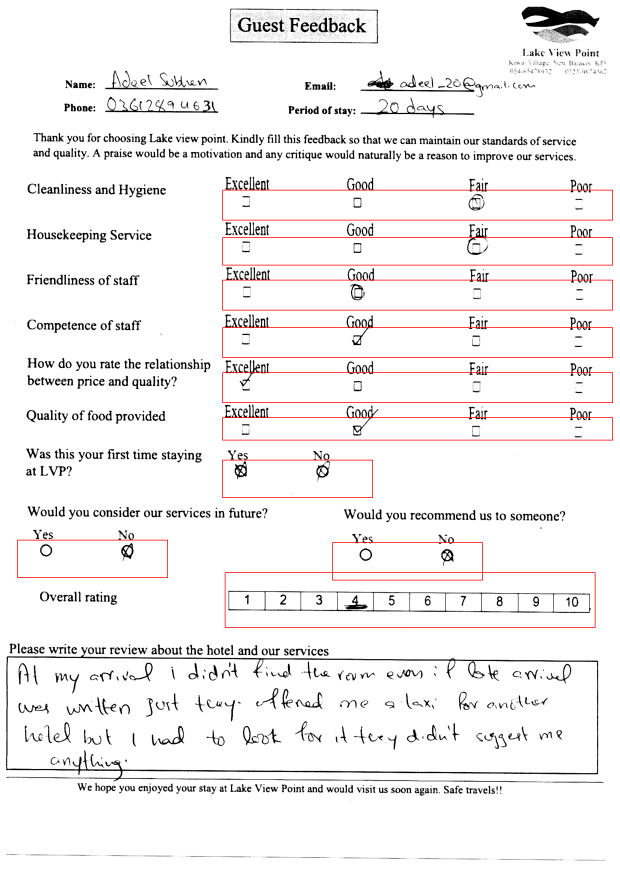
#> input picture Lab_4/Saida_n_Form16.png, 2480 x 3509 px (shown at 1/4 size)
$ python forms_9.py .. out
#> lines starting #> are read from the running program, lines starting #| are printed output that depends on the picture

import sys
import os
import cv2
import numpy as np
from math import floor
import matplotlib.pyplot as plt


def isForm_1(img_path):

    img = cv2.imread(img_path)

    # Estabelece as coordenadas da área de interesse
    # (retangulo na porção inicial e central da imagem)
    x, y, w, h = (900, 20, 625, 170)
    cv2.rectangle(img, (x,y), (x+w, y+h), (255,0, 255), 2)

    # Recortar região de interesse (ROI)
    roi = img[y:y+h, x:x+w]

    histogram = np.sum(roi, axis=0)

    count = np.sum(histogram)

    # O valor de limiar foi obtido após
    # analises de formulários do tipo 2
    if count < 70000000:
        return 1
    else:
        return 0


def define_rois(id):

    rois = []

    if id == 1:
        # Coordenadas pré estabelecidas para as áreas de interesse (ROI) do Form 1
        roi_1 = (850, 760, 1560, 120)
        roi_2 = (850, 950, 1560, 110)
        roi_3 = (850, 1120, 1560, 120)
        roi_4 = (850, 1310, 1560, 120)
        roi_5 = (850, 1490, 1560, 120)
        roi_6 = (850, 1670, 1560, 90)
        roi_7 = (850, 1770, 570, 200)
        roi_8 = (70, 2160, 500, 150)
        roi_9 = (1330, 2170, 600, 120)
        roi_10 = (900, 2290, 1480, 220)
    else:
        # Coordenadas pré estabelecidas para as áreas de interesse (ROI) do Form 2
        roi_1 = (850, 700, 1560, 150)
        roi_2 = (850, 870, 1560, 150)
        roi_3 = (850, 1050, 1560, 150)
        roi_4 = (850, 1250, 1560, 150)
        roi_5 = (850, 1425, 1560, 150)
        roi_6 = (850, 1600, 1560, 150)
        roi_7 = (850, 1780, 590, 200)
        roi_8 = (70, 2110, 600, 200)
        roi_9 = (1330, 2120, 700, 170)
        roi_10 = (900, 2290, 1490, 220)

    rois.append(roi_1)
    rois.append(roi_2)
    rois.append(roi_3)
    rois.append(roi_4)
    rois.append(roi_5)
    rois.append(roi_6)
    rois.append(roi_7)
    rois.append(roi_8)
    rois.append(roi_9)
    rois.append(roi_10)

    return rois


# [47 lines left out: function remove_labels, not called in this run]


def remove_noise(img_path):

    img = cv2.imread(img_path, 0)

    # Aplicar o filtro de mediana
    denoised = cv2.medianBlur(img, 5)

    output = "clean_" + img_path[-11:]
    cv2.imwrite(output, denoised)

    return output


def segment_form(img_path, rois):

    # Carregar imagem
    img = cv2.imread(img_path)

    print(f"arquivo atual::{img_path}")

    for i in range(len(rois)):

        if i <= 5:

            # Variáveis delimitadoras da região de interesse (ROI)
            x, y, w, h = rois[i]
            cv2.rectangle(img, (x,y), (x+w, y+h), (255,0, 255), 2)

            # Recorta e salva região de interesse (ROI)
            roi = img[y:y+h, x:x+w]
            filename = "roi"+str(i) + img_path[:-4] + ".png"
            cv2.imwrite(filename, roi)

            # Realça detalhes perdidos pela mediana
            img_segmented_bolder = dilation(filename)

            # Calcula o histograma ao longo do eixo X
            histogram = np.sum(img_segmented_bolder, axis=0)

            # Normaliza o histograma
            histogram = histogram / np.max(histogram)


            # Defina os índices de início e fim do histograma
            inicio_histo = 2
            fim_histo = -2
            histograma_cortado = histogram[inicio_histo:fim_histo]

            # Divida o eixo X do histograma cortado em 10 intervalos iguais
            num_intervalos = 4
            intervalo_tamanho = len(histograma_cortado) // num_intervalos

            sums = calc_sums(histograma_cortado, num_intervalos, intervalo_tamanho)

            variations = calc_variation(histograma_cortado, num_intervalos, intervalo_tamanho)

            melhor_indice = None
            melhor_razao = float('-inf')  # começa com o menor valor possível

            for j in range(len(variations)):
                if sums[j] != 0:  # evita divisão por zero
                    razao = variations[j] / sums[j]
                    if razao > melhor_razao:
                        melhor_razao = razao
                        melhor_indice = j

            print(f"Resposta de {i} da {img_path}: {melhor_indice+1}")
        else:
            # Variáveis delimitadoras da região de interesse (ROI)
            x, y, w, h = rois[i]
            cv2.rectangle(img, (x,y), (x+w, y+h), (255,0, 255), 2)

            # Recorta e salva região de interesse (ROI)
            roi = img[y:y+h, x:x+w]
            filename = "roi"+str(i) + img_path[:-4] + ".png"
            cv2.imwrite(filename, roi)

            img_segmented = cv2.imread(filename)

            # Calcula o histograma ao longo do eixo X
            histogram = np.sum(img_segmented, axis=0)

            # Normaliza o histograma
            histogram = histogram / np.max(histogram)

            if 6 <= i <= 8:

                # Determina o indice que divide o hsitograma ao meio
                middle_index = np.floor(len(histogram) / 2).astype(int)

                # Extrai o campo central de cada tupla do histograma (índice 1)
                central_values = [tup[1] for tup in histogram[2:-2]]

                # Calcula os valores absolutos
                absolute_values = np.abs(central_values)

                # Encontra o índice do menor valor em magnitude
                min_magnitude_index = absolute_values.argmin()

                if min_magnitude_index <= middle_index:
                    print(filename + " -> Yes")
                else:
                    print(filename + " -> No")

            elif i == 9:
                # Defina os índices de início e fim do histograma
                inicio_histo = 2
                fim_histo = -2
                histograma_cortado = histogram[inicio_histo:fim_histo]

                # Divida o eixo X do histograma cortado em 10 intervalos iguais
                num_intervalos = 10
                intervalo_tamanho = len(histograma_cortado) // num_intervalos

                # Calcule a variância para cada intervalo no eixo X
                sums = []
                for j in range(num_intervalos):
                    count = 0

                    inicio = j * intervalo_tamanho
                    fim = (j + 1) * intervalo_tamanho

                    count = np.sum(histograma_cortado[inicio:fim])

                    sums.append(count)


                # Encontre o intervalo com a menor soma
                min_sum_idx = np.argmin(sums)

                #print(f"Variancias:{variâncias}\n")
                print(f"Última resposta da imagem {img_path}: {min_sum_idx+1}\n")

        # Plotar
        plt.figure(figsize=(10, 5))
        plt.plot(histogram, color='black')
        title = 'Projeção do Histograma' + str(i) + 'ao Longo do Eixo X'
        plt.title(title)
        plt.xlabel('Posição no Eixo X')
        plt.ylabel('Intensidade Normalizada')
        plt.grid(True)

        # Salvar graficos
        graphic = "porj_" + filename
        plt.savefig(graphic)
        plt.close()

    saida = img_path[-10:-4] + "_saida.png"
    cv2.imwrite(saida, img)
    cv2.destroyAllWindows()


def dilation(img_path):

    # Carregar a imagem em tons de cinza
    img = cv2.imread(img_path, cv2.IMREAD_GRAYSCALE)

    # Definir o kernel
    kernel = np.ones((3,3), np.uint8)

    # Aplicar a erosão na imagem
    img_eroded = cv2.erode(img, kernel, iterations=2)

    output = "eroded_" + img_path[-11:]
    cv2.imwrite(output, img_eroded)

    return img_eroded


def calc_sums(histogram, num_intervals, interval_size):

    # Calcula a variância para cada intervalo no eixo X
    sums = []
    for j in range(num_intervals):
        count = 0

        start_interval = j * interval_size
        end_interval = (j + 1) * interval_size

        count = np.sum(histogram[start_interval:end_interval])

        sums.append(count)

    return sums


def calc_variation(histogram, num_intervals, interval_size):

    # Calcula a variância para cada intervalo no eixo X
    variations = []
    for i in range(num_intervals):
        start_interval = i * interval_size
        end_interval = (i + 1) * interval_size
        sub_histograma = histogram[start_interval:end_interval]
        aux = np.var(sub_histograma)
        variations.append(aux)

    return variations


def main(input_dir, output_dir=None):

    # Verifica se o diretório de saída existe e criar se não existe
    if output_dir and not os.path.exists(output_dir):
        os.makedirs(output_dir)

    # Lista de resultados
    results = []

    # Processa os arqs do diretório de entrada
    for arquivo in os.listdir(input_dir):

        # Obtém o caminho relativo ao arquivo
        img_path = os.path.join(input_dir, arquivo)

        rois = []

        if (isForm_1(img_path)):
#> in isForm_1, img is the input picture: shape (3509, 2480, 3); mean B, G, R 241, 241, 243.4
#> in isForm_1, `roi = img[y:y+h, x:x+w]`:
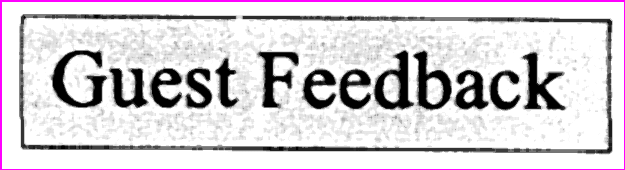
#> roi: shape (170, 625, 3); mean B, G, R 214.8, 209.1, 214.8
#> in isForm_1, `histogram = np.sum(roi, axis=0)`: histogram = 625 rows, first 8: [43350, 0, 43350], [43350, 0, 43350], [43350, 42585, 43350], [43350, 42585, 43350], [43350, 42585, 43350], [43350, 42585, 43350], [43350, 42585, 43350], [43350, 42585, 43350]
#> in isForm_1, `count = np.sum(histogram)`: count = 67853190
            rois = define_rois(1)
        else:
            rois = define_rois(2)
            img_path = remove_labels(img_path) # Remove os rótulos (Excellent, Good, etc)

        # Remove os ruídos (linhas pretas contínuas)
        clean_img = remove_noise(img_path)
#> in remove_noise, `img = cv2.imread(img_path, 0)`:
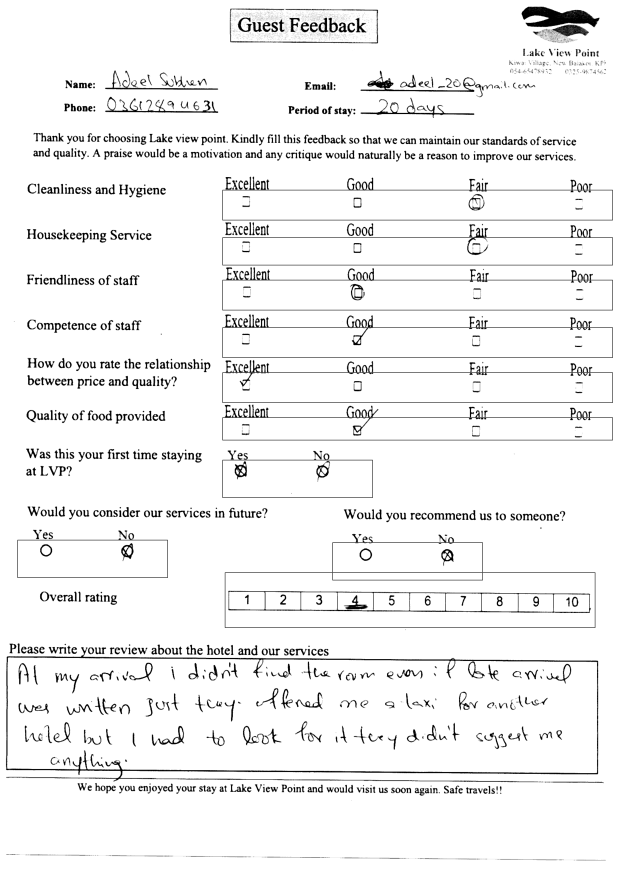
#> img: shape (3509, 2480) (shown at 1/4 size); min 0, max 255, mean 241.7

        # Segmentar os formulários
        segment_form(clean_img, rois)
#> in segment_form, `roi = img[y:y+h, x:x+w]`:
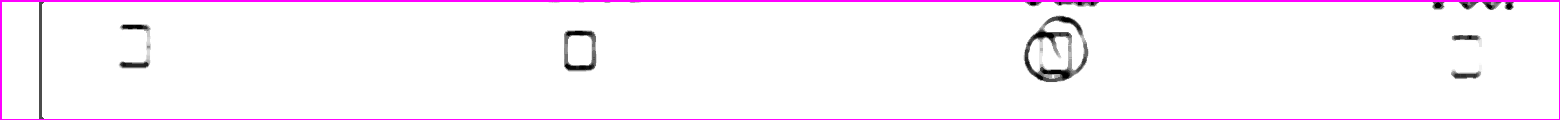
#> roi: shape (120, 1560, 3); mean B, G, R 251.6, 244.7, 251.6
#> in dilation, `img = cv2.imread(img_path, cv2.IMREAD_GRAYSCALE)`:
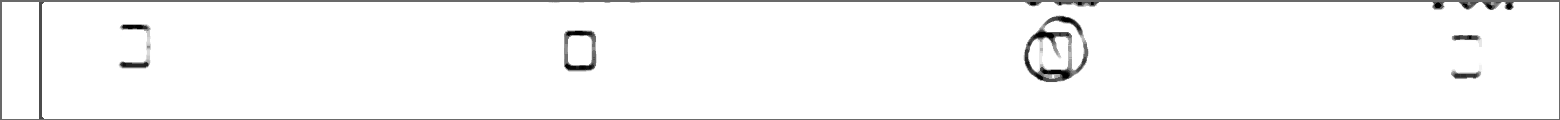
#> img: shape (120, 1560); min 0, max 255, mean 247.6
#> in dilation, `img_eroded = cv2.erode(img, kernel, iterations=2)`:
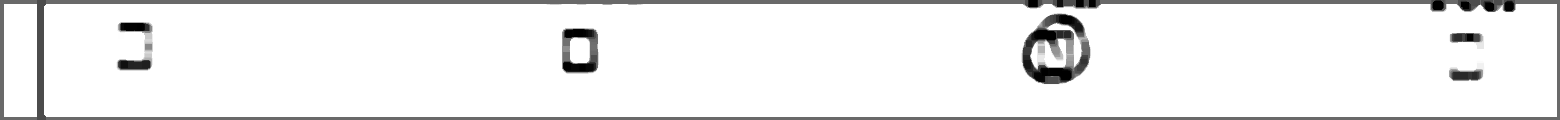
#> img_eroded: shape (120, 1560); min 0, max 255, mean 238.5
#> in segment_form, `histogram = np.sum(img_segmented_bolder, axis=0)`: histogram = 1560 values, max 29550 at index 4, min 9120 at index 37, mean 28626
#> in segment_form, `histogram = histogram / np.max(histogram)`: histogram = 1560 values, max 1 at index 4, min 0.309 at index 37, mean 0.969
#> in segment_form, `histograma_cortado = histogram[inicio_histo:fim_histo]`: histograma_cortado = 1556 values, max 1 at index 2, min 0.309 at index 35, mean 0.97
#> in segment_form, `intervalo_tamanho = len(histograma_cortado) // num_intervalos`: intervalo_tamanho = 389
#> the loop in calc_sums, `for j in range(num_intervals):` made 4 passes
#> (start_interval, end_interval, count) on passes 1 to 4: (0, 389, 377.9), (389, 778, 381.8), (778, 1167, 369.1), (1167, 1556, 380.7)
#> after the loop in calc_sums, `for j in range(num_intervals):`: sums = [377.9, 381.8, 369.1, 380.7]
#> the loop in calc_variation, `for i in range(num_intervals):` made 4 passes
#> (start_interval, end_interval, aux) on passes 1 to 4: (0, 389, 0.0114), (389, 778, 0.00349), (778, 1167, 0.0126), (1167, 1556, 0.00287)
#> after the loop in calc_variation, `for i in range(num_intervals):`: variations = [0.0114, 0.00349, 0.0126, 0.00287]
#> the loop in segment_form, `for j in range(len(variations)):` made 4 passes
#> (melhor_razao, melhor_indice) on passes 1, 3: (3.03e-05, 0), (3.42e-05, 2)
#> razao on passes 2, 4: 9.15e-06, 7.53e-06
#> after the loop in segment_form, `for j in range(len(variations)):`: melhor_indice = 2; melhor_razao = 3.42e-05
#| Resposta de 0 da clean__Form16.png: 3
#> in segment_form, `plt.savefig(graphic)`:
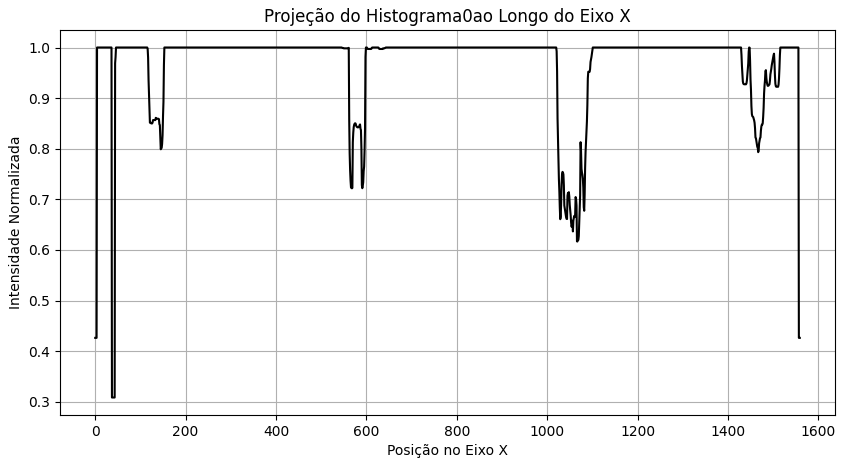
#> figure drawn by matplotlib, 1 panel; curve peaks at x = 4, y = 1
#> in segment_form, `saida = img_path[-10:-4] + "_saida.png"`: saida = 'Form16_saida.png'
#> in segment_form, `cv2.imwrite(saida, img)`:
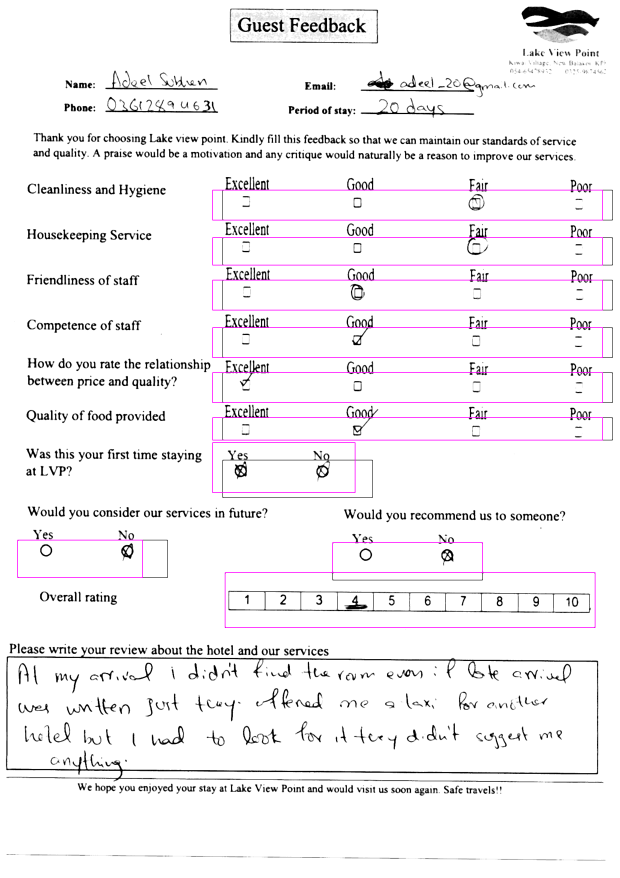
#> saved as Form16_saida.png: shape (3509, 2480, 3) (shown at 1/4 size); mean B, G, R 243.5, 241.1, 243.5
#> pass 2 of the loop in main, `for arquivo in os.listdir(input_dir):`:
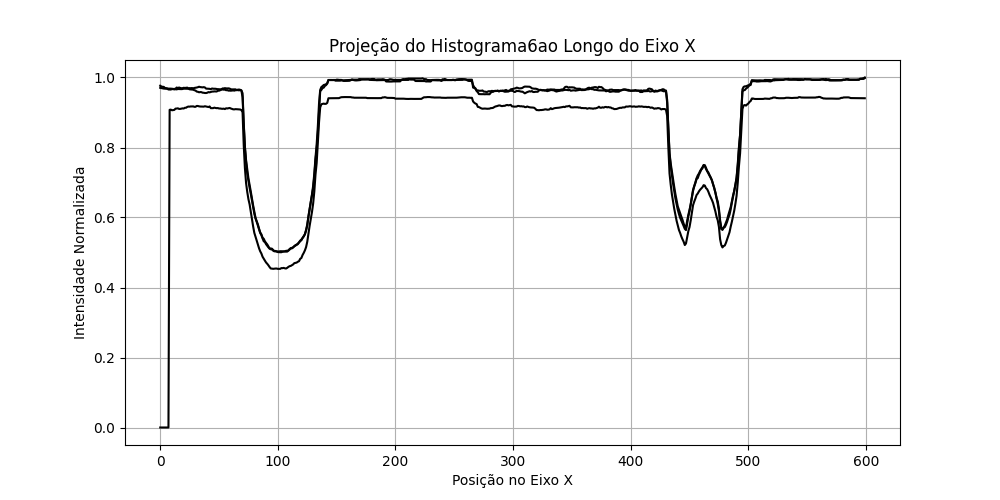
#> input picture Lab_4/porj_6n_Form112.png, 1000 x 500 px
#> in isForm_1, img is the input picture: shape (500, 1000, 3); min 0, max 255, mean 247.3
#> in isForm_1 (call 2), `roi = img[y:y+h, x:x+w]`:
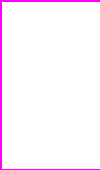
#> roi: shape (170, 100, 3); mean B, G, R 255, 245.5, 255
#> in isForm_1 (call 2), `histogram = np.sum(roi, axis=0)`: histogram = 100 rows, first 8: [43350, 0, 43350], [43350, 0, 43350], [43350, 42585, 43350], [43350, 42585, 43350], [43350, 42585, 43350], [43350, 42585, 43350], [43350, 42585, 43350], [43350, 42585, 43350]
#> in isForm_1 (call 2), `count = np.sum(histogram)`: count = 12843330
#> in remove_noise (call 2), `denoised = cv2.medianBlur(img, 5)`:
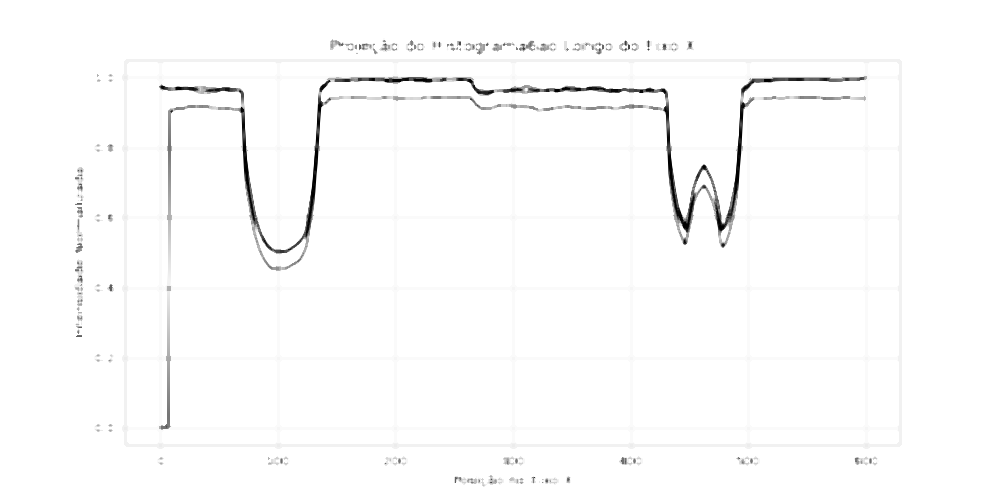
#> denoised: shape (500, 1000); min 0, max 255, mean 251.4


    # Ver se tem <dir_saida>
        # Se tiver então geramos as imgs de saida e o results.txt
        # Caso contrário so gera o results.txt

if __name__ == "__main__":
    if len(sys.argv) < 2:
        print("Comando esperado: forms.py <dir_entrada> <dir_saida>.")
        sys.exit(1)

    input_dir = sys.argv[1]
    output_dir = sys.argv[2] if len(sys.argv) > 2 else None

#> (the run stopped early here; a loop or call above may not have finished)
